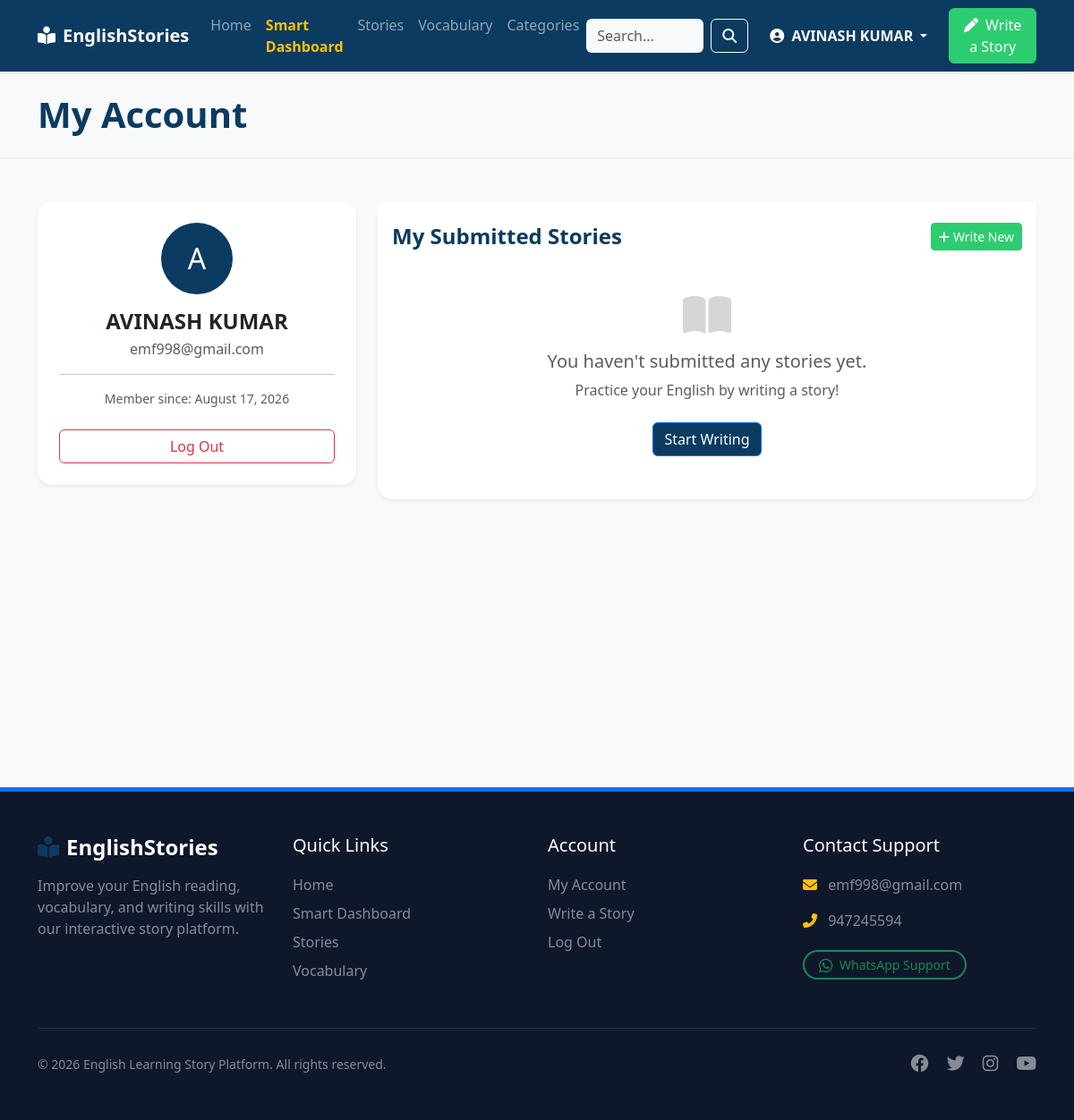
Screenshot of /english-learning/profile.php (signed in) with the database file from the repository.
### tables this page shows
CREATE TABLE `users` (
  `id` int(11) NOT NULL AUTO_INCREMENT,
  `name` varchar(100) NOT NULL,
  `email` varchar(100) NOT NULL,
  `mobile` varchar(20) DEFAULT NULL,
  `status` enum('active','blocked') DEFAULT 'active',
  `password` varchar(255) NOT NULL,
  `created_at` timestamp NOT NULL DEFAULT current_timestamp(),
  PRIMARY KEY (`id`),
  UNIQUE KEY `email` (`email`)
);

### english-learning/includes/functions.php (called while the page is built, shortened)
<?php
function escape($string) {
    return htmlspecialchars($string, ENT_QUOTES, 'UTF-8');
}
function formatDate($date) {
    return date('F j, Y', strtotime($date));
}
?>

### english-learning/profile.php (the view, shortened to what this page needs)
<?php
require_once 'config/database.php';
require_once 'includes/functions.php';
$user_id = $_SESSION['user_id'];
$stmt = $pdo->prepare("SELECT name, email, created_at FROM users WHERE id = ?");
$stmt->execute([$user_id]);
$user = $stmt->fetch();
$stmt = $pdo->prepare("
    SELECT us.*, c.name as category_name
    FROM user_stories us
    LEFT JOIN categories c ON us.category_id = c.id
    WHERE us.user_id = ?
    ORDER BY us.created_at DESC
");
$stmt->execute([$user_id]);
$my_stories = $stmt->fetchAll();
include 'includes/header.php';
?>
<div class="bg-light py-4 mb-5 border-bottom">
    <div class="container">
        <h1 class="fw-bold text-primary-custom mb-0">My Account</h1>
    </div>
</div>
<div class="container mb-5 pb-5">
    <div class="row">
        <div class="col-md-4 mb-4">
            <div class="card shadow-sm border-0 rounded-4">
                <div class="card-body p-4 text-center">
                    <div class="bg-primary-custom text-white rounded-circle d-inline-flex align-items-center justify-content-center mb-3" style="width: 80px; height: 80px; font-size: 2rem;">
                        <?= strtoupper(substr($user['name'], 0, 1)) ?>
                    </div>
                    <h4 class="fw-bold mb-1"><?= escape($user['name']) ?></h4>
                    <p class="text-muted mb-3"><?= escape($user['email']) ?></p>
                    <hr>
                    <p class="small text-muted mb-0">Member since: <?= formatDate($user['created_at']) ?></p>
                    <div class="d-grid mt-4">
                        <a href="logout.php" class="btn btn-outline-danger">Log Out</a>
                    </div>
                </div>
            </div>
        </div>
        <div class="col-md-8">
            <div class="card shadow-sm border-0 rounded-4">
                <div class="card-header bg-white border-0 pt-4 pb-0 d-flex justify-content-between align-items-center">
                    <h4 class="fw-bold text-primary-custom mb-0">My Submitted Stories</h4>
                    <a href="write-story.php" class="btn btn-sm btn-success"><i class="fas fa-plus me-1"></i>Write New</a>
                </div>
                <div class="card-body p-4">
                    <?php if (count($my_stories) > 0): ?>
                        <div class="table-responsive">
                            <table class="table table-hover align-middle">
                                <thead>
                                    <tr>
                                        <th>Title</th>
                                        <th>Category</th>
                                        <th>Status</th>
                                        <th>Date</th>
                                    </tr>
                                </thead>
                                <tbody>
                                    <?php foreach ($my_stories as $story): ?>
                                    <tr>
                                        <td><strong><?= escape($story['title']) ?></strong></td>
                                        <td><?= escape($story['category_name']) ?></td>
                                        <td>
                                            <?php if($story['status'] == 'Pending'): ?>
                                                <span class="badge bg-warning text-dark"><i class="fas fa-clock me-1"></i>Pending</span>
                                            <?php elseif($story['status'] == 'Approved'): ?>
                                                <span class="badge bg-success"><i class="fas fa-check me-1"></i>Approved</span>
                                            <?php else: ?>
                                                <span class="badge bg-danger"><i class="fas fa-times me-1"></i>Rejected</span>
                                            <?php endif; ?>
                                        </td>
                                        <td><?= formatDate($story['created_at']) ?></td>
                                    </tr>
                                    <?php endforeach; ?>
                                </tbody>
                            </table>
                        </div>
                    <?php else: ?>
                        <div class="text-center py-4">
                            <i class="fas fa-book-open fa-3x text-muted mb-3 opacity-25"></i>
                            <h5 class="text-muted">You haven't submitted any stories yet.</h5>
                            <p class="text-muted">Practice your English by writing a story!</p>
                            <a href="write-story.php" class="btn btn-primary bg-primary-custom mt-2">Start Writing</a>
                        </div>
                    <?php endif; ?>
                </div>
            </div>
        </div>
    </div>
</div>
<?php include 'includes/footer.php'; ?>

### english-learning/assets/css/style.css (style rules this page uses)
:root { --primary-color: #0b3b60; --accent-color: #3498db; --success-color: #2ecc71; --bg-color: #f8f9fa; --text-color: #333333; --border-color: #e0e0e0; }
body { background-color: var(--bg-color); color: var(--text-color); font-family: 'Segoe UI', Tahoma, Geneva, Verdana, sans-serif; display: flex; flex-direction: column; }
.bg-primary-custom { background-color: var(--primary-color) !important; }
.text-primary-custom { color: var(--primary-color) !important; }
.btn-success { background-color: var(--success-color); border-color: var(--success-color); }

### rows the page displays
users: name "A", name "AVINASH KUMAR", email "emf998@gmail.com", created_at "August 17, 2026"

### other values shown
$_SESSION['user_name'] "AVINASH KUMAR"
$c_email "emf998@gmail.com"
$c_phone "947245594"
